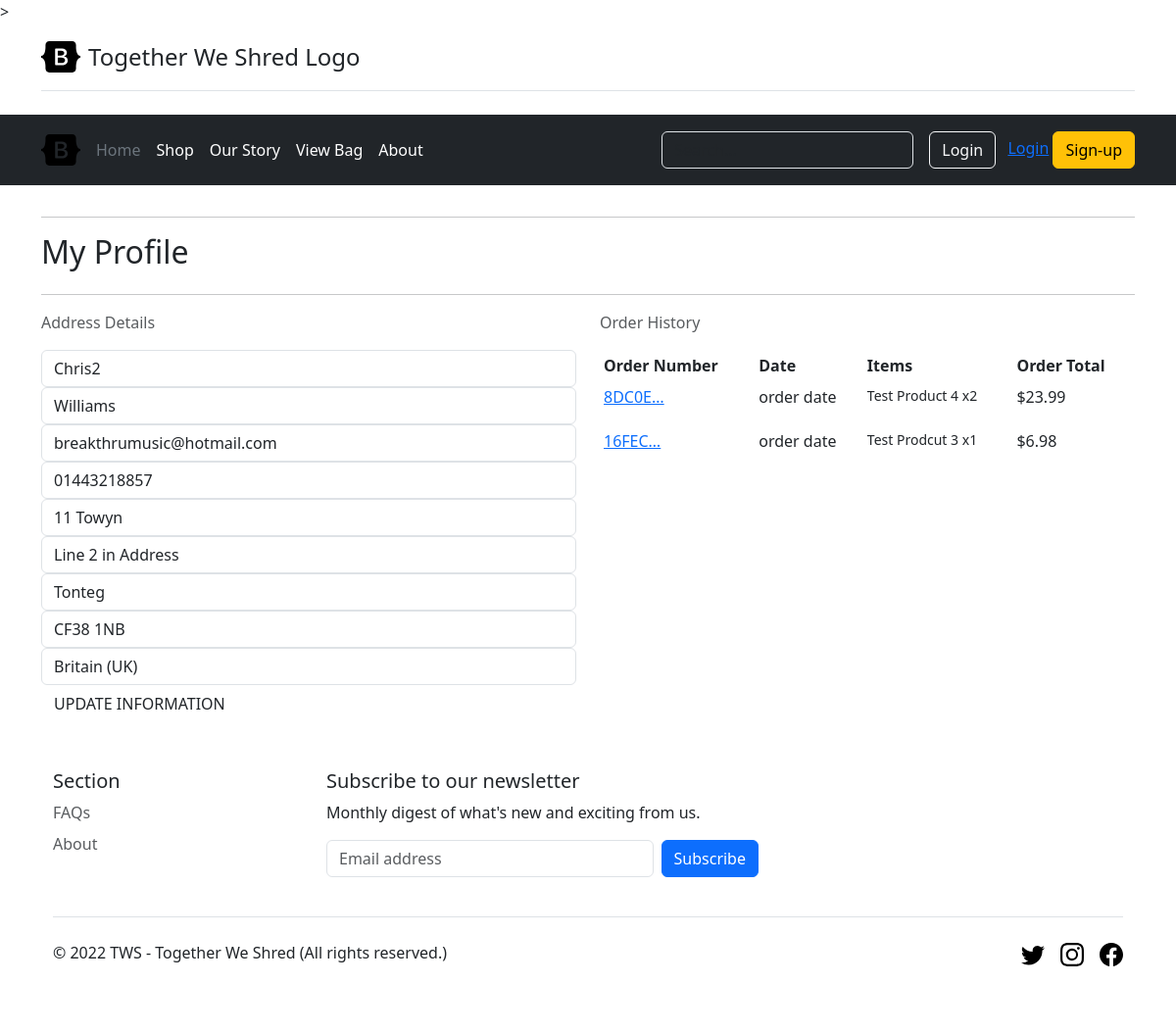
Page /customerprofile/ (signed in) on the earlier database version.
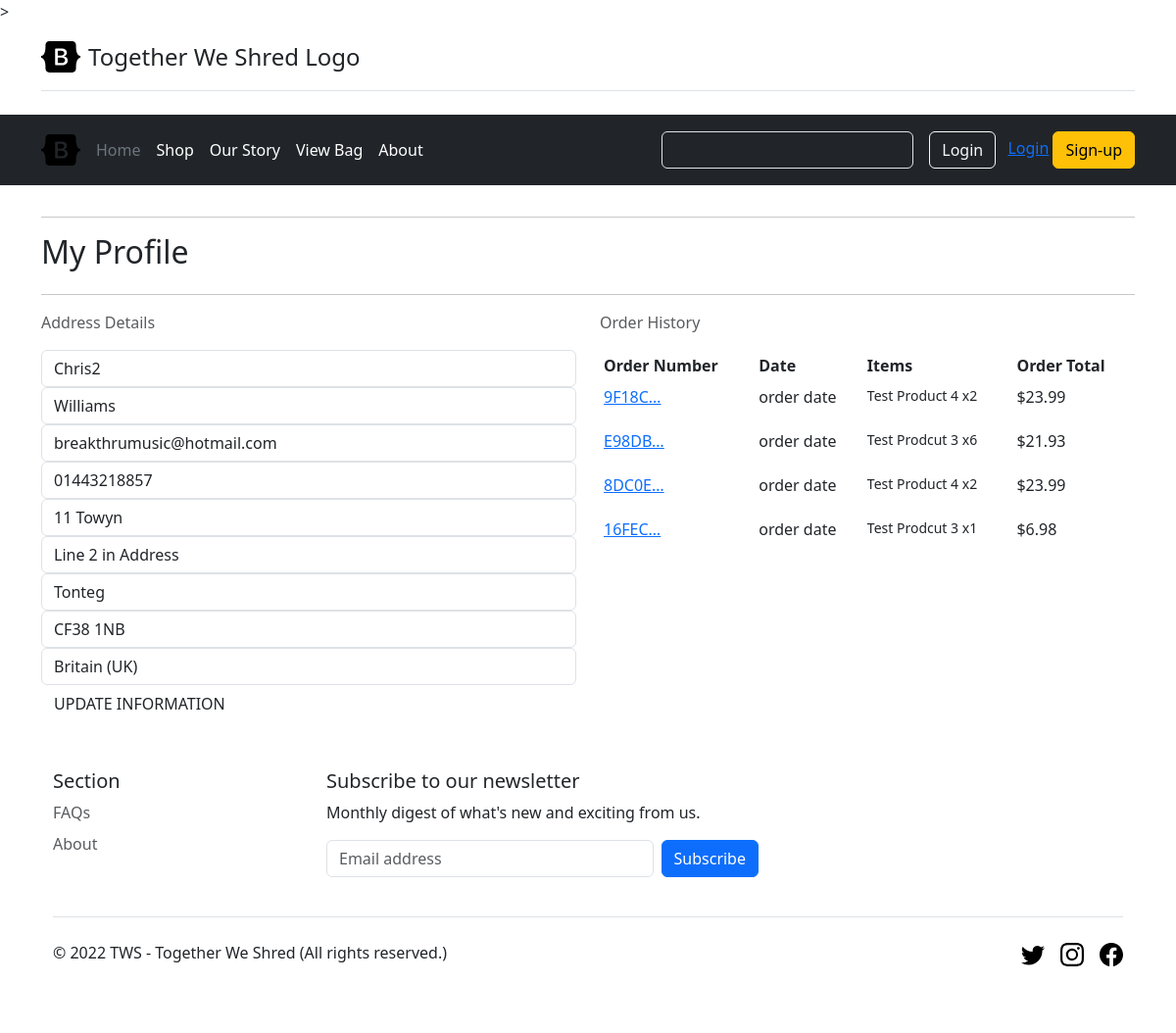
Same page on the later database version.
### checkout/models.py (models this page shows, shortened)
class Order(models.Model):
    order_number = models.CharField(max_length=200, null=True, editable=False)             ## 18/3/23 Need ot Add Discount code and Store the Ammount of Discount
    user_profile = models.ForeignKey(Customer, on_delete=models.SET_NULL, null=True, blank=True, related_name='orders')
    first_name = models.CharField(max_length=200, null=True)
    surname = models.CharField(max_length=200, null=True)
    email = models.EmailField()
    phone_number = models.CharField(max_length=20, null=True, blank=False)                 #set Null=True on alot of fields whilst one migration -----
    street_address1 = models.CharField(max_length=80, null=True , blank=False)
    street_address2 = models.CharField(max_length=80, null=True, blank=True)
    town_or_city = models.CharField(max_length=40, null=True, blank=False)
    county = models.CharField(max_length=80, null=True, blank=True)
    postcode = models.CharField(max_length=20, null=True, blank=True)
    country = CountryField(blank_label='Country *', null=True , blank=False)
    created = models.DateTimeField(auto_now_add=True)
    updated = models.DateTimeField(auto_now=True)
    paid = models.BooleanField(default=False)
    stripe_id = models.CharField(max_length=250, blank=True)
    delivery_cost = models.DecimalField(max_digits=6, decimal_places=2, null=False, default=0)
    order_total = models.DecimalField(max_digits=10, decimal_places=2, null=False, default=0)
    grand_total = models.DecimalField(max_digits=10, decimal_places=2, null=False, default=0)
    class Meta:
        ordering = ['-created']
        indexes = [
            models.Index(fields=['-created']),
        ]

class OrderItem(models.Model):
    order = models.ForeignKey(Order, related_name='lineitems',on_delete=models.CASCADE)
    product = models.ForeignKey(Product, related_name='order_items',on_delete=models.CASCADE)
    quantity = models.PositiveIntegerField(default=1)
    lineitem_total = models.DecimalField(max_digits=6, decimal_places=2, null=False, blank=False, editable=False)

### shop/models.py (models this page shows, shortened)
class Product(models.Model):
    category = models.ForeignKey('Category', null=True, blank=True, on_delete=models.SET_NULL)      # foreign key to the category model
    product_code = models.CharField(max_length=254, null=True, blank=True)
    name = models.CharField(max_length=254)
    description = models.TextField()
    price = models.DecimalField(max_digits=6, decimal_places=2)
    customer_rating = models.DecimalField(max_digits=6, decimal_places=2, null=True, blank=True)
    item_in_stock = models.BooleanField(default=True)                                                          # or could change this to number of items in stock ?
    image_url = models.URLField(max_length=1024, null=True, blank=True)
    image = models.ImageField(null=True, blank=True)

### customerprofile/views.py (the view)
# urls.py: path('', views.profile, name='profile'),
@login_required
def profile(request):
    profile = get_object_or_404(Customer, user=request.user)
    print("logged in as:", profile)                     #troubleshooting
    if request.method == 'POST':
        form = CustomerProfileForm(request.POST, instance=profile)
        if form.is_valid():
            form.save()
            messages.success(request, 'Profile updated successfully')
        else:
            messages.error(request, 'Update failed. Please ensure the form is valid.')
    else:
        form = CustomerProfileForm(instance=profile)
    orders = profile.orders.all()
    template = 'customerprofile/customerprofile.html'
    context = {
        'form': form,
        'orders': orders,
        'on_profile_page': True
    }
    return render(request, template, context)

### customerprofile/models.py (called while the page is built)
    def __str__(self):
        return self.user.username

### customerprofile/templates/customerprofile/customerprofile.html (shortened to what this page needs)
{% extends "base.html" %}
{% load static %}
{% block content %}
    <div class="container">
        <div class="row">
            <div class="col">
                <hr>
                <h2 class="logo-font mb-4">My Profile</h2>
                <hr>
            </div>
        </div>
        <div class="row">
            <div class="col-12 col-lg-6">
                <p class="text-muted">Address Details</p>
                <form class="mt-3" action="{% url 'profile' %}" method="POST" id="profile-update-form">
                    {{ form|crispy }}
                    <button class="btn btn-black rounded-0 text-uppercase float-right">Update Information</button>
                </form>
            </div>
            <div class="col-12 col-lg-6">
                <p class="text-muted">Order History</p>
                <div class="order-history table-responsive">
                    <table class="table table-sm table-borderless">
                        <thead>
                            <tr>
                                <th>Order Number</th>
                                <th>Date</th>
                                <th>Items</th>
                                <th>Order Total</th>
                            </tr>
                        </thead>
                        <tbody>
                            {% for order in orders %}
                                <tr>
                                    <td>
                                        <a href="{% url 'order_history' order.order_number %}"
                                        title="{{ order.order_number }}">
                                            {{ order.order_number|truncatechars:6 }}
                                        </a>
                                    </td>
                                    <td>order date {{ order.date }}</td>
                                    <td>
                                        <ul class="list-unstyled">
                                            {% for item in order.lineitems.all %}
                                                <li class="small">
                                                    {{ item.product.name }} x{{ item.quantity }}
                                                </li>
                                            {% endfor %}
                                        </ul>
                                    </td>
                                    <td>${{ order.grand_total }}</td>
                                </tr>
                            {% endfor %}
                        </tbody>
                    </table>
                </div>
            </div>
        </div>
{% endblock %}

Differences in the rows shown:
added Order: order_number "9F18C…", grand_total "23.99"
added OrderItem: product.name "Test Product 4", quantity "2", shown under "9F18C…"
added Order: order_number "E98DB…", grand_total "21.93"
added OrderItem: product.name "Test Prodcut 3", quantity "6", shown under "E98DB…"
